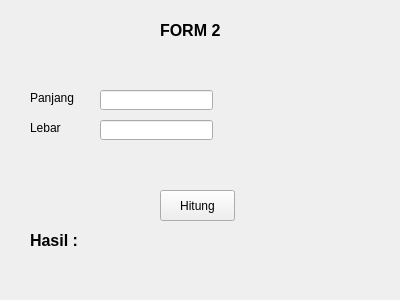
<?xml version="1.0" encoding="UTF-8"?>
<ui version="4.0">
 <class>Form</class>
 <widget class="QWidget" name="Form">
  <property name="geometry">
   <rect>
    <x>0</x>
    <y>0</y>
    <width>400</width>
    <height>300</height>
   </rect>
  </property>
  <property name="windowTitle">
   <string>Form</string>
  </property>
  <widget class="QLabel" name="label">
   <property name="geometry">
    <rect>
     <x>160</x>
     <y>20</y>
     <width>81</width>
     <height>21</height>
    </rect>
   </property>
   <property name="font">
    <font>
     <pointsize>12</pointsize>
     <weight>75</weight>
     <bold>true</bold>
    </font>
   </property>
   <property name="text">
    <string>FORM 2</string>
   </property>
  </widget>
  <widget class="QLabel" name="label_2">
   <property name="geometry">
    <rect>
     <x>30</x>
     <y>90</y>
     <width>47</width>
     <height>16</height>
    </rect>
   </property>
   <property name="text">
    <string>Panjang</string>
   </property>
  </widget>
  <widget class="QLineEdit" name="editPanjang">
   <property name="geometry">
    <rect>
     <x>100</x>
     <y>90</y>
     <width>113</width>
     <height>20</height>
    </rect>
   </property>
  </widget>
  <widget class="QLabel" name="label_3">
   <property name="geometry">
    <rect>
     <x>30</x>
     <y>120</y>
     <width>47</width>
     <height>16</height>
    </rect>
   </property>
   <property name="text">
    <string>Lebar</string>
   </property>
  </widget>
  <widget class="QLineEdit" name="editLebar">
   <property name="geometry">
    <rect>
     <x>100</x>
     <y>120</y>
     <width>113</width>
     <height>20</height>
    </rect>
   </property>
  </widget>
  <widget class="QPushButton" name="hitungButton">
   <property name="geometry">
    <rect>
     <x>160</x>
     <y>190</y>
     <width>75</width>
     <height>31</height>
    </rect>
   </property>
   <property name="text">
    <string>Hitung</string>
   </property>
  </widget>
  <widget class="QLabel" name="labeHasil">
   <property name="geometry">
    <rect>
     <x>30</x>
     <y>230</y>
     <width>81</width>
     <height>21</height>
    </rect>
   </property>
   <property name="font">
    <font>
     <pointsize>12</pointsize>
     <weight>75</weight>
     <bold>true</bold>
    </font>
   </property>
   <property name="text">
    <string>Hasil :</string>
   </property>
  </widget>
 </widget>
 <resources/>
 <connections/>
</ui>
